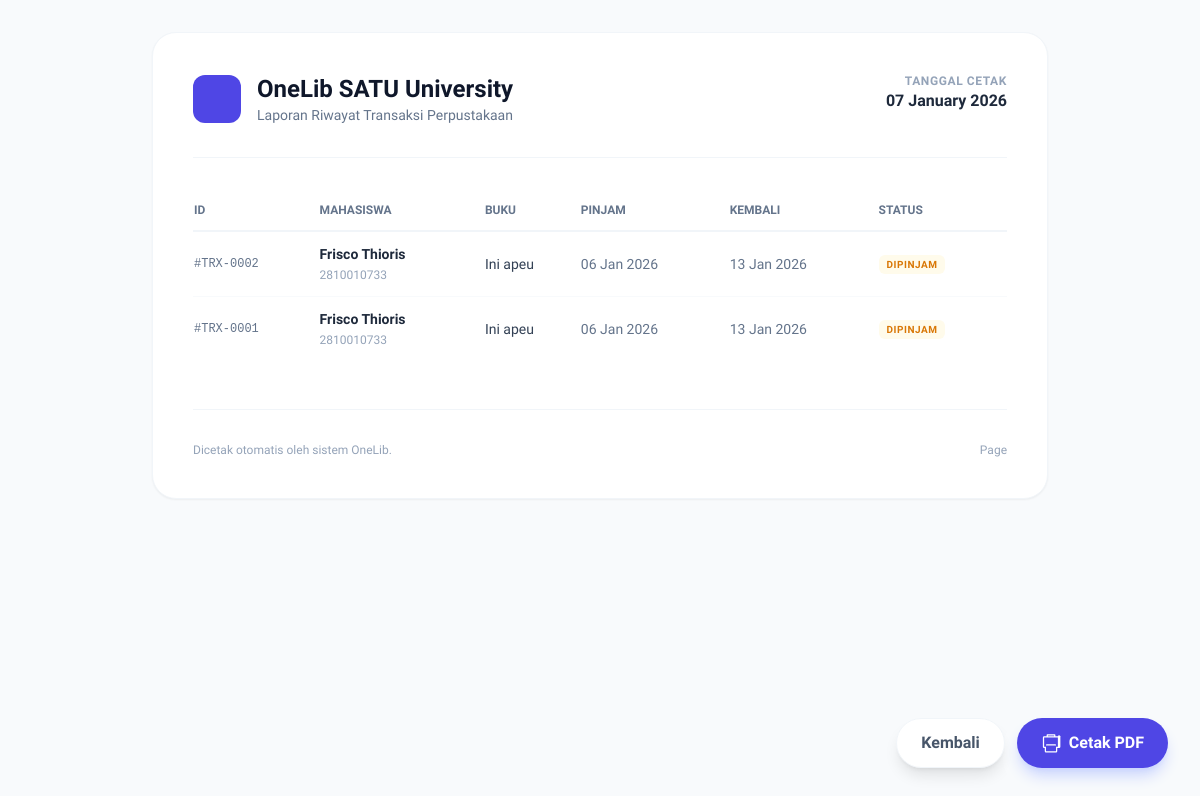
/views/transaksi/laporan.php (signed in), run on an earlier commit of the app's database.
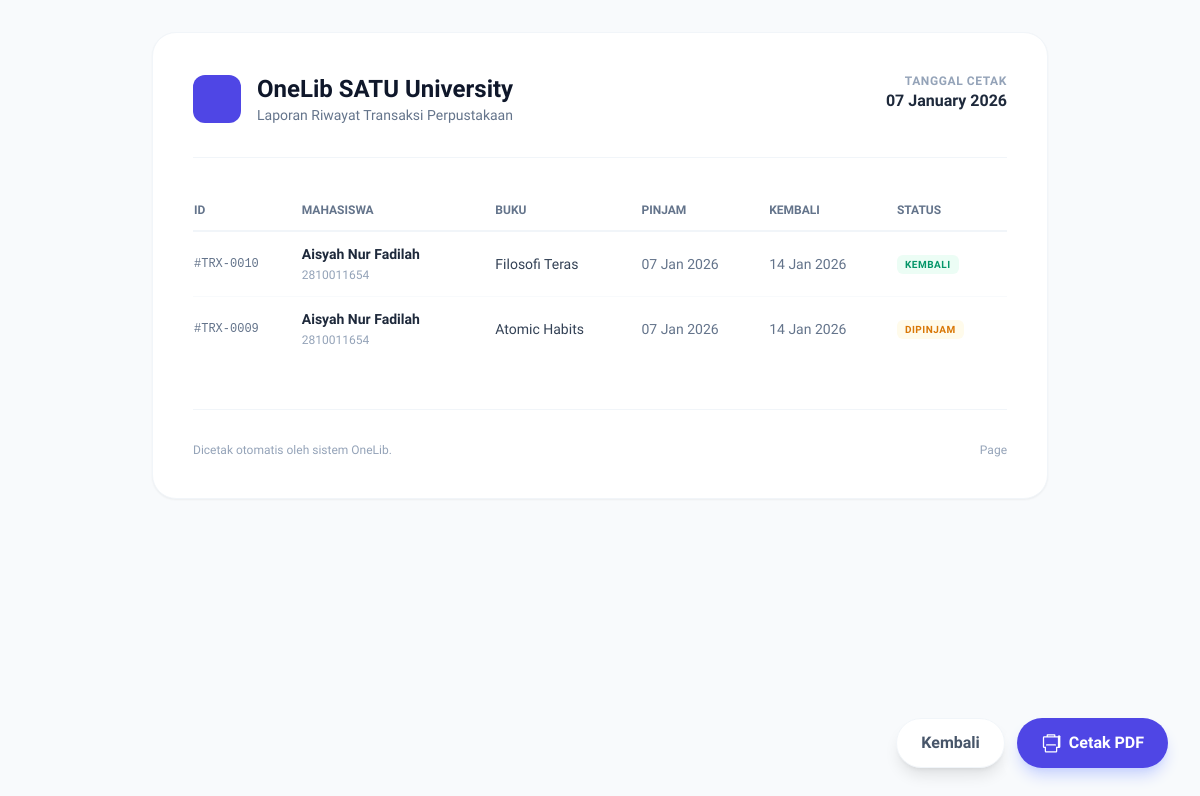
And on a later commit of the database.
### tables this page shows
CREATE TABLE `transaksi` (
  `id_transaksi` int(11) NOT NULL,
  `id_anggota` int(11) NOT NULL,
  `id_buku` int(11) NOT NULL,
  `tgl_pinjam` date NOT NULL,
  `tgl_kembali` date NOT NULL,
  `status_pinjam` enum('dipinjam','kembali','','') NOT NULL
);

CREATE TABLE `anggota` (
  `id_anggota` int(11) NOT NULL,
  `foto` varchar(255) DEFAULT 'default.png',
  `nim_nip` varchar(20) NOT NULL,
  `nama` varchar(100) NOT NULL,
  `prodi` varchar(100) DEFAULT NULL,
  `status` enum('aktif','nonaktif') DEFAULT 'aktif'
);

CREATE TABLE `buku` (
  `id_buku` int(11) NOT NULL,
  `cover_url` varchar(255) DEFAULT 'default_cover.jpg',
  `judul` varchar(255) NOT NULL,
  `penulis` varchar(255) NOT NULL,
  `isbn` varchar(20) NOT NULL,
  `kategori` varchar(50) DEFAULT NULL,
  `tahun_terbit` int(4) DEFAULT NULL,
  `penerbit` varchar(100) DEFAULT NULL,
  `stok` int(11) DEFAULT 0,
  `sinopsis` text DEFAULT NULL,
  `created_at` timestamp NOT NULL DEFAULT current_timestamp()
);

### views/transaksi/laporan.php (the view, shortened to what this page needs)
<?php
include '../../config/db.php';
$query = "
    SELECT
        t.id_transaksi,
        t.tgl_pinjam,
        t.tgl_kembali,
        t.status_pinjam,
        a.nama,
        a.nim_nip,
        b.judul
    FROM transaksi t
    JOIN anggota a ON t.id_anggota = a.id_anggota
    JOIN buku b ON t.id_buku = b.id_buku
    ORDER BY t.id_transaksi DESC
";
$result = $conn->query($query);
?>
<!DOCTYPE html>
<html lang="en">
<head>
    <script src="https://cdn.tailwindcss.com"></script>
</head>
<body class="bg-slate-50 text-slate-800 p-8 min-h-screen">
    <div class="max-w-4xl mx-auto bg-white p-10 rounded-3xl shadow-sm border border-slate-100 print:shadow-none print:border-none print:p-0">
        <div class="flex justify-between items-start mb-8 pb-8 border-b border-slate-100">
            <div class="flex items-center gap-4">
                <div class="w-12 h-12 bg-indigo-600 rounded-xl flex items-center justify-center text-white font-bold text-xl">
                </div>
                <div>
                    <h1 class="text-2xl font-bold text-slate-900">OneLib SATU University</h1>
                    <p class="text-sm text-slate-500">Laporan Riwayat Transaksi Perpustakaan</p>
                </div>
            </div>
            <div class="text-right">
                <p class="text-xs font-bold text-slate-400 uppercase tracking-wider">Tanggal Cetak</p>
                <p class="font-bold text-slate-800"><?= date('d F Y') ?></p>
            </div>
        </div>
        <table class="w-full text-left text-sm">
            <thead>
                <tr class="border-b-2 border-slate-100">
                    <th class="py-3 font-bold text-slate-500 uppercase text-xs">ID</th>
                    <th class="py-3 font-bold text-slate-500 uppercase text-xs">Mahasiswa</th>
                    <th class="py-3 font-bold text-slate-500 uppercase text-xs">Buku</th>
                    <th class="py-3 font-bold text-slate-500 uppercase text-xs">Pinjam</th>
                    <th class="py-3 font-bold text-slate-500 uppercase text-xs">Kembali</th>
                    <th class="py-3 font-bold text-slate-500 uppercase text-xs">Status</th>
                </tr>
            </thead>
            <tbody class="divide-y divide-slate-50">
                <?php if ($result && $result->num_rows > 0): ?>
                    <?php while ($row = $result->fetch_assoc()): ?>
                        <?php
                        $statusClass = match(strtolower($row['status_pinjam'])) {
                            'dipinjam' => 'text-amber-600 bg-amber-50',
                            'kembali' => 'text-emerald-600 bg-emerald-50',
                            default => 'text-slate-600 bg-slate-50'
                        };
                        ?>
                        <tr class="group print:break-inside-avoid">
                            <td class="py-3 font-mono text-xs text-slate-500">
                                #TRX-<?= str_pad($row['id_transaksi'], 4, '0', STR_PAD_LEFT) ?>
                            </td>
                            <td class="py-3">
                                <span class="block font-bold text-slate-800"><?= $row['nama'] ?></span>
                                <span class="text-xs text-slate-400"><?= $row['nim_nip'] ?></span>
                            </td>
                            <td class="py-3 font-medium text-slate-700 max-w-[200px] truncate">
                                <?= $row['judul'] ?>
                            </td>
                            <td class="py-3 text-slate-500">
                                <?= date('d M Y', strtotime($row['tgl_pinjam'])) ?>
                            </td>
                            <td class="py-3 text-slate-500">
                                <?= date('d M Y', strtotime($row['tgl_kembali'])) ?>
                            </td>
                            <td class="py-3">
                                <span class="px-2 py-1 rounded-md text-[10px] font-bold uppercase tracking-wider <?= $statusClass ?>">
                                    <?= ucfirst($row['status_pinjam']) ?>
                                </span>
                            </td>
                        </tr>
                    <?php endwhile; ?>
                <?php endif; ?>
            </tbody>
        </table>
        <div class="mt-12 pt-8 border-t border-slate-100 flex justify-between items-center text-xs text-slate-400">
            <p>Dicetak otomatis oleh sistem OneLib.</p>
            <p>Page <span class="page-number"></span></p>
        </div>
    </div>
    <div class="fixed bottom-8 right-8 flex gap-3 no-print">
        <a href="index.php" class="bg-white text-slate-600 px-6 py-3 rounded-full font-bold shadow-lg border border-slate-100 hover:bg-slate-50 transition">
            Kembali
        </a>
        <button onclick="window.print()" class="bg-indigo-600 text-white px-6 py-3 rounded-full font-bold shadow-lg shadow-indigo-200 hover:bg-indigo-700 transition flex items-center gap-2">
            Cetak PDF
        </button>
    </div>
</body>
</html>

What changed in the data, as far as the page shows it:
removed transaksi: id_transaksi "0002", id_anggota.nama "Frisco Thioris", id_anggota.nim_nip "2810010733", id_buku.judul "Ini apeu", tgl_pinjam "06 Jan 2026", tgl_kembali "13 Jan 2026", status_pinjam "DIPINJAM"
removed transaksi: id_transaksi "0001", id_anggota.nama "Frisco Thioris", id_anggota.nim_nip "2810010733", id_buku.judul "Ini apeu", tgl_pinjam "06 Jan 2026", tgl_kembali "13 Jan 2026", status_pinjam "DIPINJAM"
added transaksi: id_transaksi "0010", id_anggota.nama "Aisyah Nur Fadilah", id_anggota.nim_nip "2810011654", id_buku.judul "Filosofi Teras", tgl_pinjam "07 Jan 2026", tgl_kembali "14 Jan 2026", status_pinjam "KEMBALI"
added transaksi: id_transaksi "0009", id_anggota.nama "Aisyah Nur Fadilah", id_anggota.nim_nip "2810011654", id_buku.judul "Atomic Habits", tgl_pinjam "07 Jan 2026", tgl_kembali "14 Jan 2026", status_pinjam "DIPINJAM"
